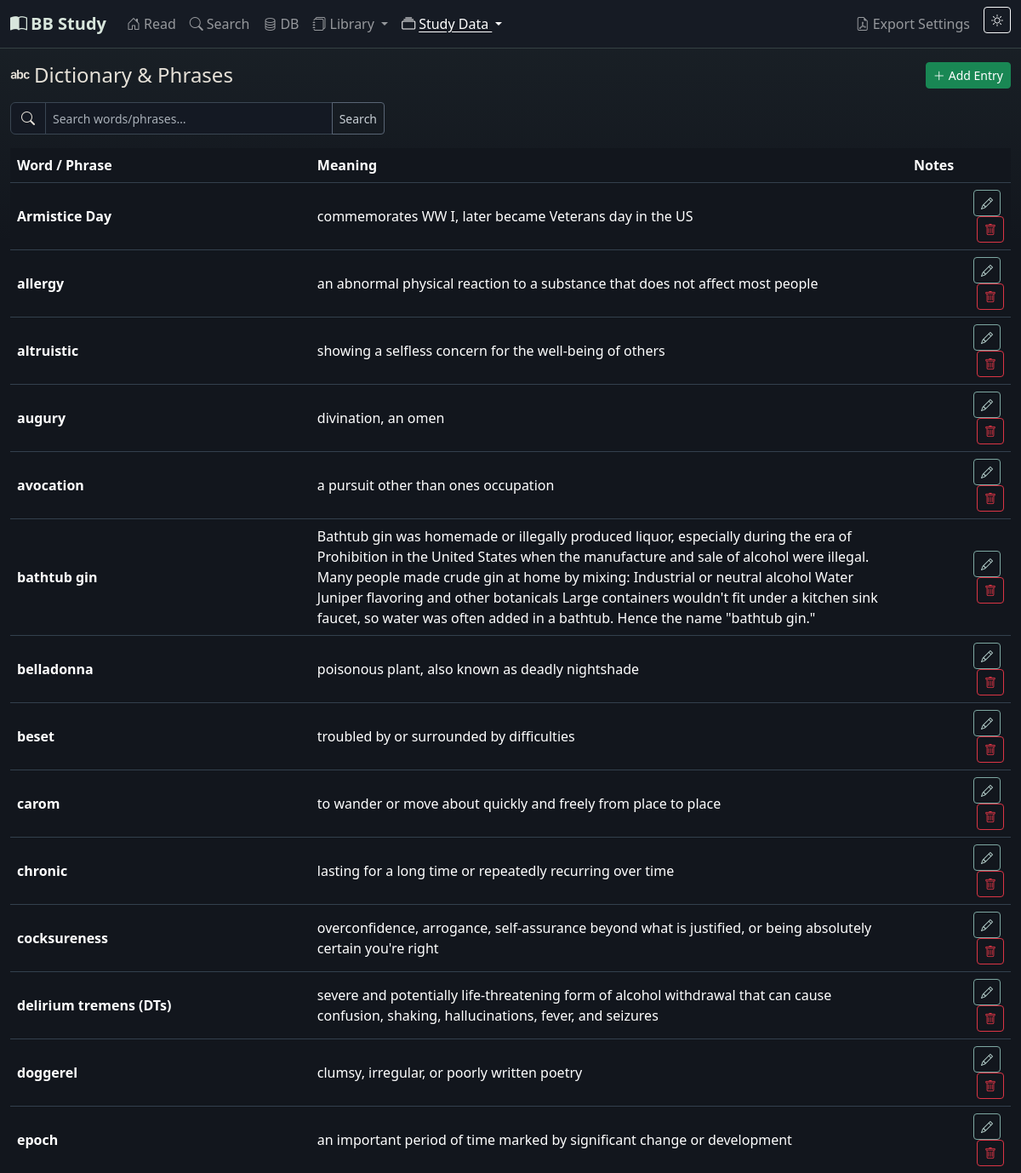
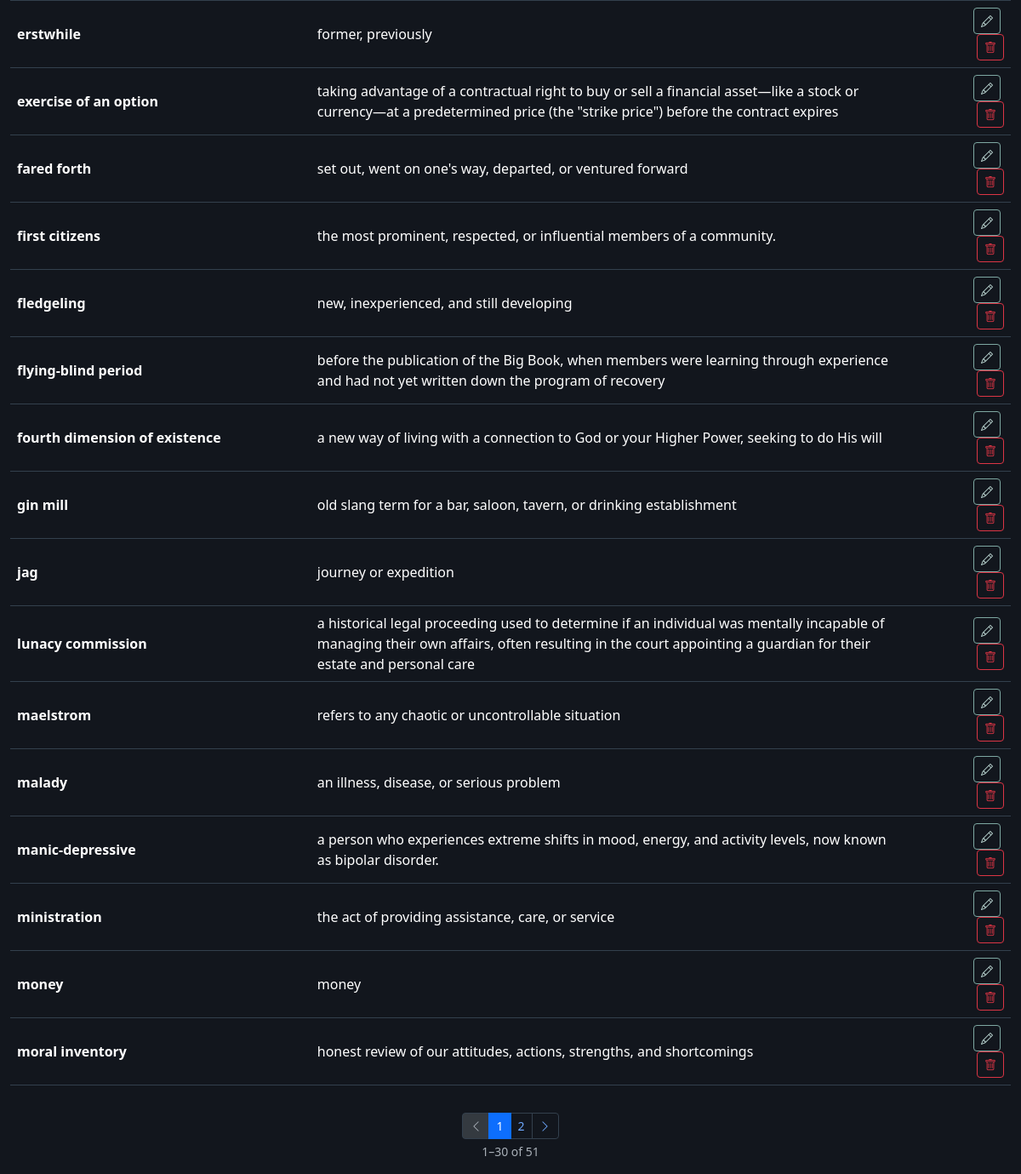
The page /dictionary on the database as committed earlier (2 pictures, top to bottom).
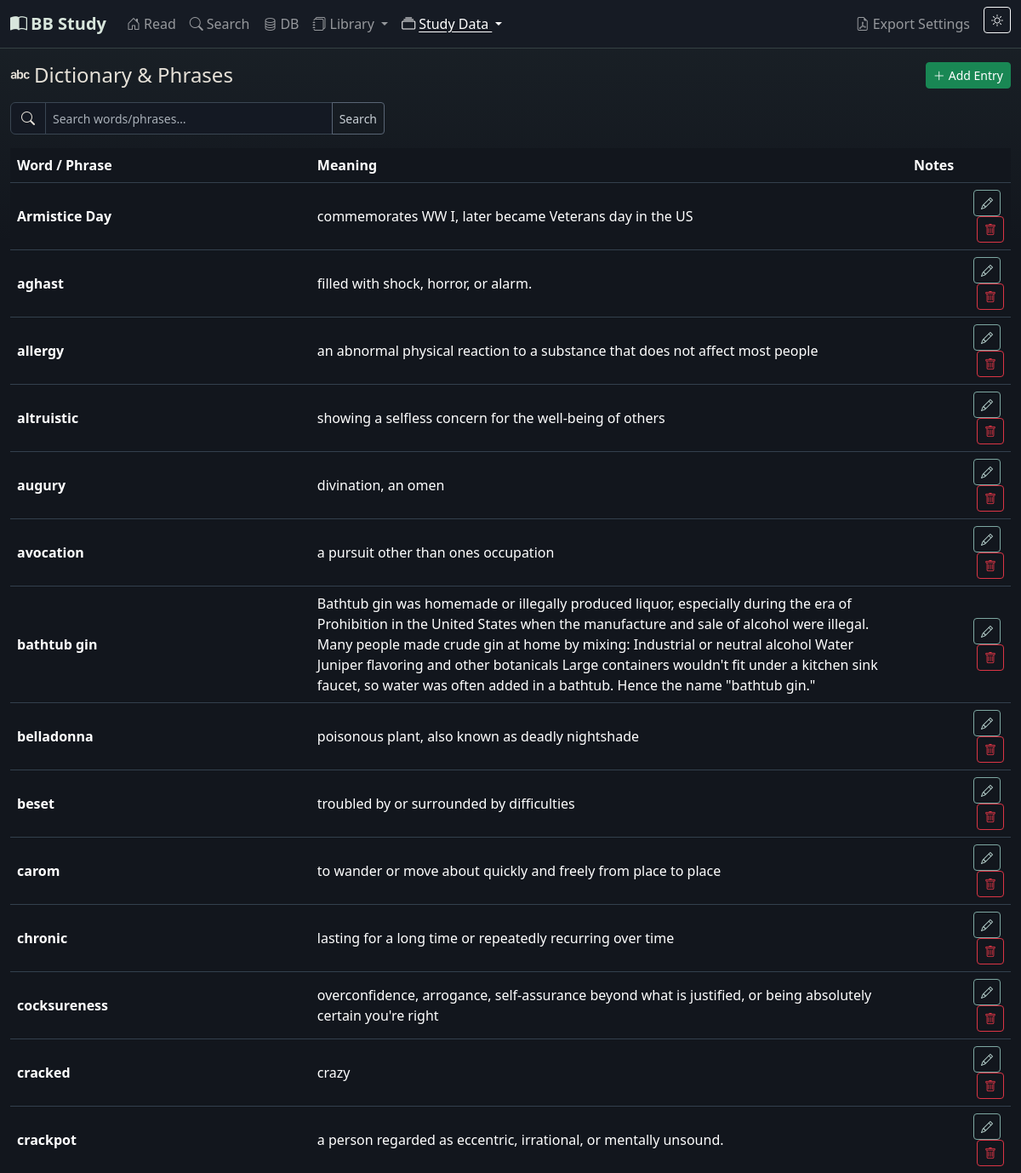
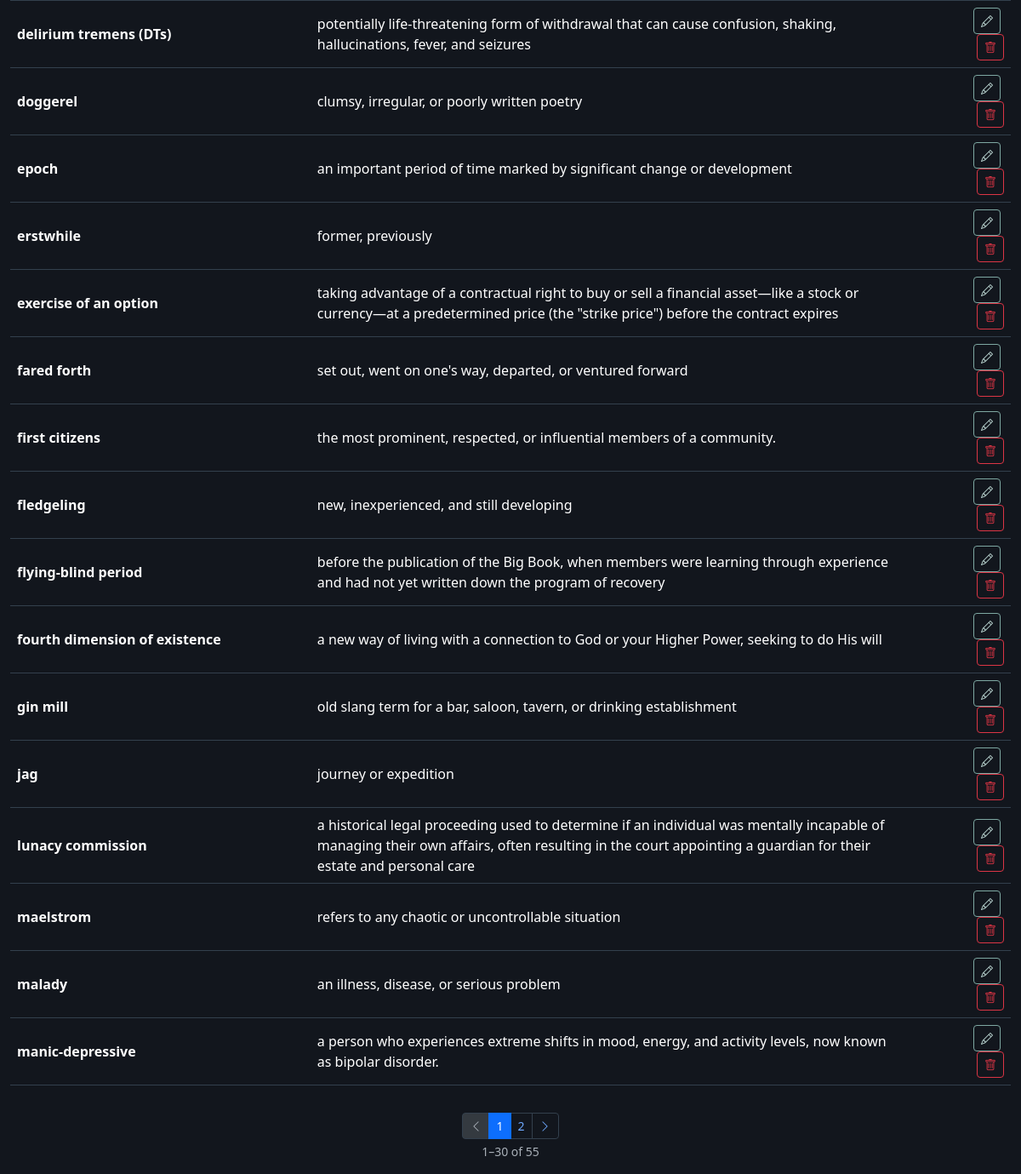
The same page on the database as committed later (2 pictures, top to bottom).
### app/models.py (models this page shows)
class Dictionary(db.Model):
    __tablename__ = 'dictionary'
    id = db.Column(db.Integer, primary_key=True)
    word_phrase = db.Column(db.String(500), nullable=False)
    meaning = db.Column(db.Text, nullable=False)
    notes = db.Column(db.Text)
    created_at = db.Column(db.DateTime, default=datetime.utcnow)
    locations = db.relationship('DictionaryLookup', backref='entry', lazy=True, cascade='all, delete-orphan')
    def to_dict(self):
        return {
            'id': self.id,
            'word_phrase': self.word_phrase,
            'meaning': self.meaning,
            'notes': self.notes,
            'created_at': self.created_at.isoformat() if self.created_at else None,
        }

### app/routes/main.py (the view)
@main_bp.route('/dictionary')
def dictionary():
    from ..models import Dictionary
    pg = request.args.get('pg', 1, type=int)
    search_q = request.args.get('q', '').strip()
    query = Dictionary.query.order_by(Dictionary.word_phrase)
    if search_q:
        like = f'%{search_q}%'
        query = query.filter(
            Dictionary.word_phrase.ilike(like) | Dictionary.meaning.ilike(like)
        )
    pagination = query.paginate(page=pg, per_page=30, error_out=False)
    return render_template('dictionary.html', theme=get_theme(), entries=pagination.items,
                           pagination=pagination, search_q=search_q)

### app/routes/main.py (called while the page is built)
def get_theme():
    s = Setting.query.filter_by(key='theme').first()
    return s.value

### app/templates/dictionary.html (shortened to what this page needs)
{% extends 'base.html' %}
{% from '_pagination.html' import render as paginate %}
{% block content %}
<div class="d-flex justify-content-between align-items-center mb-3">
  <h4 class="mb-0"><i class="bi bi-alphabet me-1"></i>Dictionary &amp; Phrases</h4>
  <button class="btn btn-sm btn-success" data-bs-toggle="modal" data-bs-target="#dictModal" onclick="openDictModal()">
    <i class="bi bi-plus-lg me-1"></i>Add Entry
  </button>
</div>
<form class="input-group mb-3" method="get" style="max-width:440px;">
  <span class="input-group-text"><i class="bi bi-search"></i></span>
  <input type="text" class="form-control form-control-sm" name="q"
         placeholder="Search words/phrases…" value="{{ search_q }}"
         aria-label="Search dictionary">
  <button class="btn btn-outline-secondary btn-sm" type="submit">Search</button>
</form>
<div class="table-responsive">
  <table class="table table-hover align-middle" id="dictTable">
    <thead>
      <tr><th style="width:30%">Word / Phrase</th><th>Meaning</th><th>Notes</th><th></th></tr>
    </thead>
    <tbody>
      {% for e in entries %}
      <tr data-id="{{ e.id }}">
        <td class="fw-semibold">{{ e.word_phrase }}</td>
        <td>{{ e.meaning }}</td>
        <td class="text-muted small">{{ e.notes or '' }}</td>
        <td class="text-end">
          <button class="btn btn-sm btn-outline-primary me-1"
                  onclick="openDictModal({{ e.to_dict()|tojson }})">
            <i class="bi bi-pencil"></i>
          </button>
          <button class="btn btn-sm btn-outline-danger"
                  onclick="deleteDict({{ e.id }})">
            <i class="bi bi-trash"></i>
          </button>
        </td>
      </tr>
      {% else %}
      <tr><td colspan="4" class="text-muted text-center">No entries yet.</td></tr>
      {% endfor %}
    </tbody>
  </table>
</div>
{{ paginate(pagination, 'main.dictionary', extra_args={'q': search_q}) }}
{% endblock %}

Rows that differ between the two databases and show on the page:
no longer on this page (row unchanged): Dictionary: word_phrase "ministration", meaning "the act of providing assistance, care, or service"
no longer on this page (row unchanged): Dictionary: word_phrase "money", meaning "money"
no longer on this page (row unchanged): Dictionary: word_phrase "moral inventory", meaning "honest review of our attitudes, actions, strengths, and shortcomings"
added Dictionary: word_phrase "aghast", meaning "filled with shock, horror, or alarm."
added Dictionary: word_phrase "cracked", meaning "crazy"
added Dictionary: word_phrase "crackpot", meaning "a person regarded as eccentric, irrational, or mentally unsound."
changed Dictionary "delirium tremens (DTs)": meaning "severe and potentially life-threatening form of alcohol withdrawal that can cause confusion, shaking, hallucinations, fever, and seizures" → "potentially life-threatening form of withdrawal that can cause confusion, shaking, hallucinations, fever, and seizures"
Other text that changed with them:
{{ pagination.total }}: "51" → "55"
